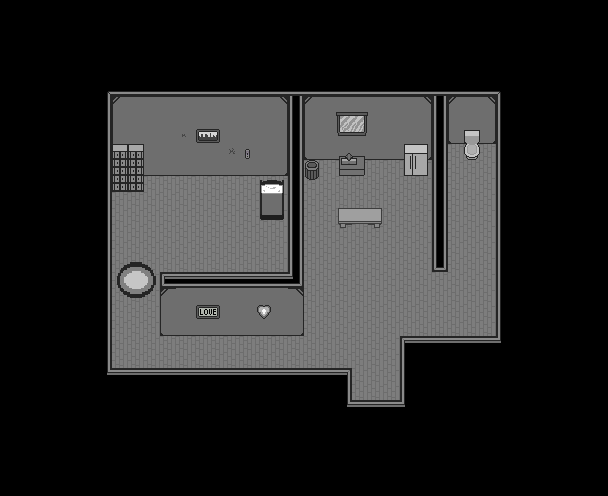

This game map was drawn from its Tiled (.tmx) file and the tilesets committed beside it. A one-line description and the trimmed map source follow:
An orthogonal 38x31 tile map with 16x16 px tiles, 6 tile layers (Void, Ground, Wall1, Wall2, ...), 2 tilesets and 19 objects (Start, Out).

<map version="1.10" tiledversion="1.10.2" orientation="orthogonal" renderorder="right-down" width="38" height="31" tilewidth="16" tileheight="16" infinite="0" nextlayerid="13" nextobjectid="24">
 <tileset firstgid="1" source="Tile/housetile.tsx" />
 <tileset firstgid="257" source="Tile/blackblock.tsx" />
 <layer id="1" name="Void" width="38" height="31">
  <data>[1178 cells, 1178 non-empty, 1 distinct tile ids]</data>
 </layer>
 <layer id="2" name="Ground" width="38" height="31">
  <data>[1178 cells, 371 non-empty, 1 distinct tile ids]</data>
 </layer>
 <layer id="4" name="Wall1" width="38" height="31">
  <data>[1178 cells, 68 non-empty, 14 distinct tile ids]</data>
 </layer>
 <layer id="3" name="Wall2" width="38" height="31">
  <data>[1178 cells, 112 non-empty, 11 distinct tile ids]</data>
 </layer>
 <layer id="11" name="ObjectCanMove" width="38" height="31">
  <data>[1178 cells, 104 non-empty, 21 distinct tile ids]</data>
 </layer>
 <layer id="5" name="Object" width="38" height="31">
  <data>[1178 cells, 38 non-empty, 34 distinct tile ids]</data>
 </layer>
 <objectgroup id="7" name="Start">
  <object id="1" name="Start" x="233.333" y="190.667" width="22" height="24.3333" />
 </objectgroup>
 <objectgroup id="8" name="Out">
  <object id="2" name="Out" x="355" y="368" width="40.6667" height="29.6667" />
 </objectgroup>
 <objectgroup id="9" name="Wall" visible="0">
  <object id="4" x="113" y="146" width="30" height="44" />
  <object id="6" x="109.167" y="97" width="193.333" height="79" />
  <object id="7" x="289.5" y="97.5" width="12" height="189" />
  <object id="8" x="160.833" y="273.5" width="141.667" height="61.5" />
  <object id="9" x="112.5" y="368" width="237.5" height="33.5" />
  <object id="10" x="303.5" y="96" width="129" height="63" />
  <object id="11" x="305" y="162" width="13" height="16" />
  <object id="12" x="339.5" y="160.5" width="26.5" height="15" />
  <object id="15" x="405.5" y="160" width="20.5" height="14" />
  <object id="16" x="338.5" y="208.5" width="42.5" height="18" />
  <object id="17" x="432.5" y="97" width="14" height="173" />
  <object id="18" x="400" y="336" width="96.5" height="64.5" />
  <object id="19" x="107.5" y="95.5" width="4" height="307" />
  <object id="20" x="108" y="65" width="391" height="28.5" />
  <object id="21" x="498" y="93" width="37" height="319" />
  <object id="22" x="94" y="401.5" width="429" height="36" />
  <object id="23" x="448" y="96.3333" width="48" height="46.6667" />
 </objectgroup>
</map>
